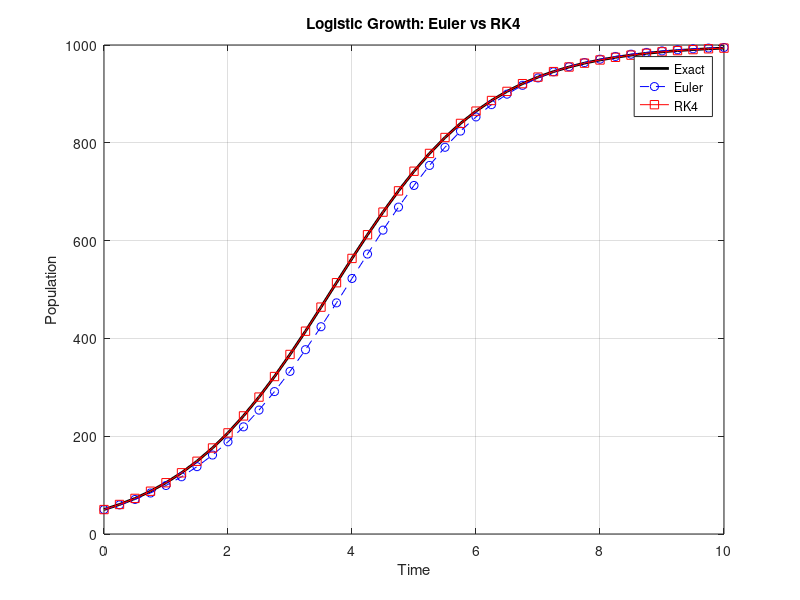

Write the MATLAB code that produced this figure.
clc; clear; close all;

% Logistic growth parameters
r = 0.8;    % growth rate
K = 1000;   % carrying capacity
y0 = 50;    % initial population
t0 = 0;     
tEnd = 10;  % years
h = 0.25;   % step size
t = t0:h:tEnd; 
N = length(t)-1;

% Differential equation
f = @(t,y) r*y*(1 - y/K);

% Exact solution (for comparison)
y_exact = @(t) K ./ (1 + ((K-y0)/y0).*exp(-r*t));

% --- Euler ---
y_euler = zeros(1,N+1); y_euler(1)=y0;
tic;
for i=1:N
    y_euler(i+1) = y_euler(i) + h*f(t(i),y_euler(i));
end
time_euler = toc;

% --- Runge-Kutta 4 ---
y_rk4 = zeros(1,N+1); y_rk4(1)=y0;
tic;
for i=1:N
    k1 = f(t(i),y_rk4(i));
    k2 = f(t(i)+h/2, y_rk4(i)+h*k1/2);
    k3 = f(t(i)+h/2, y_rk4(i)+h*k2/2);
    k4 = f(t(i)+h,   y_rk4(i)+h*k3);
    y_rk4(i+1) = y_rk4(i) + (h/6)*(k1+2*k2+2*k3+k4);
end
time_rk4 = toc;

% Print computation times
fprintf('Euler Time: %.6f s\n', time_euler);
fprintf('RK4 Time  : %.6f s\n', time_rk4);

% Plot results
plot(t, y_exact(t),'k-','LineWidth',2); hold on;
plot(t, y_euler,'bo--'); 
plot(t, y_rk4,'rs-');
legend('Exact','Euler','RK4','Location','Best');
xlabel('Time'); ylabel('Population');
title('Logistic Growth: Euler vs RK4');
grid on;